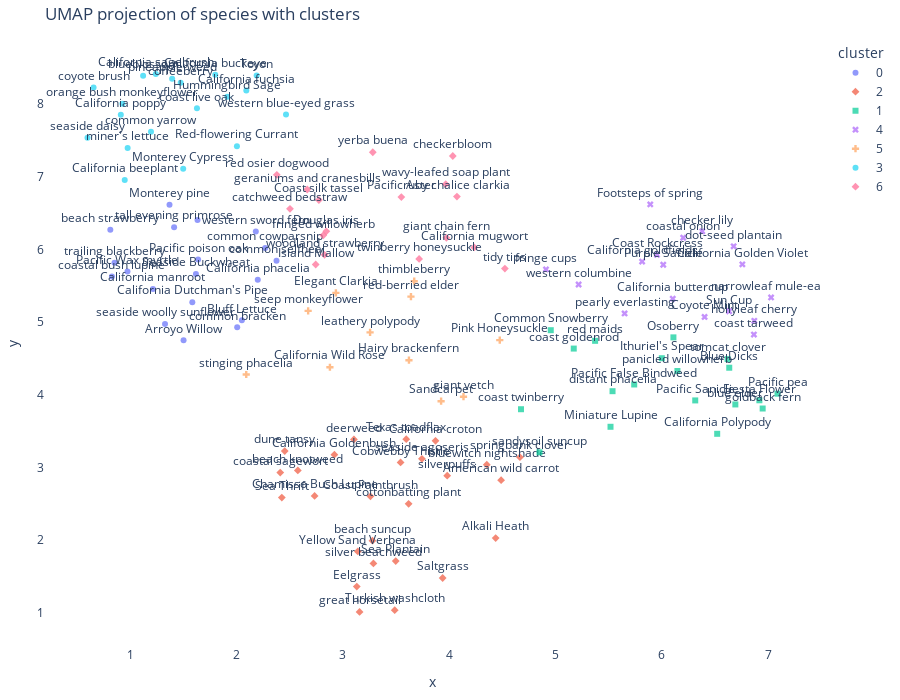

The notebook cell saved with this chart:
### Code cell
from sklearn.cluster import KMeans

n_clusters = 7  # choose how many clusters you want
kmeans = KMeans(n_clusters=n_clusters, random_state=42)
umap_df['cluster'] = kmeans.fit_predict(umap_df[['x', 'y']])
umap_df['cluster'] = umap_df['cluster'].astype(str)

import plotly.express as px

fig = px.scatter(
    umap_df,
    x='x',
    y='y',
    color='cluster',
    symbol='cluster',
    text='species_name',
    hover_name='species_name',
    title='UMAP projection of species with clusters',
    width=900,
    height=700,
    color_continuous_scale=px.colors.qualitative.Safe
)

fig.update_traces(textposition='top center', marker=dict(size=6, opacity=0.7))
fig.update_layout(
    hovermode='closest',
    margin=dict(l=20, r=20, t=40, b=20),
    plot_bgcolor='white'
)

fig.show()
fig.write_html("umap_species_clusters.html")

### Figure 1 — Plotly figure (JSON) as saved in the notebook; plotly's stock layout.template omitted (floating-point values rounded to 4 significant figures)
{"data": [{"hovertemplate": "<b>%{hovertext}</b><br><br>cluster=0<br>x=%{x}<br>y=%{y}<br>species_name=%{text}<extra></extra>", "hovertext": ["", "Arroyo Willow", "Bluff Lettuce", "California Dutchman's Pipe", "California manroot", "California phacelia", "Monterey pine", "Pacific Wax myrtle", "Pacific poison oak", "Seaside Buckwheat", "beach strawberry", "coastal bush lupine", "common bracken", "common cowparsnip", "common selfheal", "seaside woolly sunflower", "tall evening primrose", "trailing blackberry", "western sword fern"], "legendgroup": "0", "marker": {"color": "#636efa", "opacity": 0.7, "size": 6, "symbol": "circle"}, "mode": "markers+text", "name": "0", "orientation": "v", "showlegend": true, "text": ["", "Arroyo Willow", "Bluff Lettuce", "California Dutchman's Pipe", "California manroot", "California phacelia", "Monterey pine", "Pacific Wax myrtle", "Pacific poison oak", "Seaside Buckwheat", "beach strawberry", "coastal bush lupine", "common bracken", "common cowparsnip", "common selfheal", "seaside woolly sunflower", "tall evening primrose", "trailing blackberry", "western sword fern"], "textposition": "top center", "type": "scatter", "x": [1.634, 1.502, 2.051, 1.585, 1.215, 2.2, 1.37, 0.9747, 1.639, 1.619, 0.8136, 0.8289, 2.007, 2.27, 2.377, 1.328, 1.413, 0.8531, 2.182], "xaxis": "x", "y": [6.405, 4.748, 5.024, 5.273, 5.456, 5.581, 6.615, 5.694, 5.861, 5.66, 6.269, 5.627, 4.927, 6.018, 5.843, 4.971, 6.305, 5.817, 6.244], "yaxis": "y"}, {"hovertemplate": "<b>%{hovertext}</b><br><br>cluster=2<br>x=%{x}<br>y=%{y}<br>species_name=%{text}<extra></extra>", "hovertext": ["Alkali Heath", "American wild carrot", "California Goldenbush", "California croton", "Chamisso Bush Lupine", "Coast Paintbrush", "Cobwebby Thistle", "Eelgrass", "Saltgrass", "Sea Plantain", "Sea Thrift", "Texas toadflax", "Turkish washcloth", "Yellow Sand Verbena", "beach knotweed", "beach suncup", "bluewitch nightshade", "coastal sagewort", "cottonbatting plant", "deerweed", "dune tansy", "great horsetail", "seaside agoseris", "silver beachweed", "silverpuffs", "springbank clover"], "legendgroup": "2", "marker": {"color": "#EF553B", "opacity": 0.7, "size": 6, "symbol": "diamond"}, "mode": "markers+text", "name": "2", "orientation": "v", "showlegend": true, "text": ["Alkali Heath", "American wild carrot", "California Goldenbush", "California croton", "Chamisso Bush Lupine", "Coast Paintbrush", "Cobwebby Thistle", "Eelgrass", "Saltgrass", "Sea Plantain", "Sea Thrift", "Texas toadflax", "Turkish washcloth", "Yellow Sand Verbena", "beach knotweed", "beach suncup", "bluewitch nightshade", "coastal sagewort", "cottonbatting plant", "deerweed", "dune tansy", "great horsetail", "seaside agoseris", "silver beachweed", "silverpuffs", "springbank clover"], "textposition": "top center", "type": "scatter", "x": [4.438, 4.489, 2.921, 3.872, 2.735, 3.26, 3.544, 3.132, 3.939, 3.498, 2.427, 3.597, 3.488, 3.141, 2.577, 3.279, 4.354, 2.412, 3.619, 3.105, 2.454, 3.158, 3.744, 3.288, 3.982, 4.666], "xaxis": "x", "y": [2.026, 2.823, 3.174, 3.364, 2.606, 2.601, 3.067, 1.358, 1.477, 1.71, 2.583, 3.387, 1.034, 1.842, 2.957, 1.99, 3.037, 2.928, 2.497, 3.384, 3.223, 1.009, 3.117, 1.676, 2.885, 3.139], "yaxis": "y"}, {"hovertemplate": "<b>%{hovertext}</b><br><br>cluster=1<br>x=%{x}<br>y=%{y}<br>species_name=%{text}<extra></extra>", "hovertext": ["Blue Dicks", "California Polypody", "Common Snowberry", "Fiesta Flower", "Ithuriel's Spear", "Miniature Lupine", "Osoberry", "Pacific False Bindweed", "Pacific Sanicle", "Pacific pea", "blue elder", "coast goldenrod", "coast twinberry", "distant phacelia", "goldback fern", "panicled willowherb", "red maids", "sandysoil suncup", "tomcat clover"], "legendgroup": "1", "marker": {"color": "#00cc96", "opacity": 0.7, "size": 6, "symbol": "square"}, "mode": "markers+text", "name": "1", "orientation": "v", "showlegend": true, "text": ["Blue Dicks", "California Polypody", "Common Snowberry", "Fiesta Flower", "Ithuriel's Spear", "Miniature Lupine", "Osoberry", "Pacific False Bindweed", "Pacific Sanicle", "Pacific pea", "blue elder", "coast goldenrod", "coast twinberry", "distant phacelia", "goldback fern", "panicled willowherb", "red maids", "sandysoil suncup", "tomcat clover"], "textposition": "top center", "type": "scatter", "x": [6.635, 6.521, 4.956, 6.918, 6.001, 5.518, 6.11, 5.741, 6.315, 7.088, 6.692, 5.172, 4.676, 5.537, 6.949, 6.147, 5.373, 4.85, 6.619], "xaxis": "x", "y": [4.37, 3.461, 4.887, 3.922, 4.501, 3.558, 4.788, 4.14, 3.921, 4.013, 3.865, 4.634, 3.799, 4.048, 3.809, 4.325, 4.741, 3.206, 4.489], "yaxis": "y"}, {"hovertemplate": "<b>%{hovertext}</b><br><br>cluster=4<br>x=%{x}<br>y=%{y}<br>species_name=%{text}<extra></extra>", "hovertext": ["California Golden Violet", "California buttercup", "California goldfields", "Coast Rockcress", "Coyote Mint", "Footsteps of spring", "Purple Sanicle", "Sun Cup", "checker lily", "coast tarweed", "coastal onion", "dot-seed plantain", "fringe cups", "hollyleaf cherry", "narrowleaf mule-ears", "pearly everlasting", "western columbine"], "legendgroup": "4", "marker": {"color": "#ab63fa", "opacity": 0.7, "size": 6, "symbol": "x"}, "mode": "markers+text", "name": "4", "orientation": "v", "showlegend": true, "text": ["California Golden Violet", "California buttercup", "California goldfields", "Coast Rockcress", "Coyote Mint", "Footsteps of spring", "Purple Sanicle", "Sun Cup", "checker lily", "coast tarweed", "coastal onion", "dot-seed plantain", "fringe cups", "hollyleaf cherry", "narrowleaf mule-ears", "pearly everlasting", "western columbine"], "textposition": "top center", "type": "scatter", "x": [6.758, 6.103, 5.815, 5.955, 6.403, 5.892, 6.014, 6.634, 6.381, 6.867, 6.202, 6.676, 4.911, 6.87, 7.028, 5.65, 5.218], "xaxis": "x", "y": [5.793, 5.321, 5.831, 5.925, 5.069, 6.619, 5.788, 5.148, 6.248, 4.827, 6.16, 6.042, 5.724, 5.017, 5.338, 5.118, 5.516], "yaxis": "y"}, {"hovertemplate": "<b>%{hovertext}</b><br><br>cluster=5<br>x=%{x}<br>y=%{y}<br>species_name=%{text}<extra></extra>", "hovertext": ["California Wild Rose", "Elegant Clarkia", "Hairy brackenfern", "Pink Honeysuckle", "Sandcarpet", "giant vetch", "leathery polypody", "red-berried elder", "seep monkeyflower", "stinging phacelia", "thimbleberry"], "legendgroup": "5", "marker": {"color": "#FFA15A", "opacity": 0.7, "size": 6, "symbol": "cross"}, "mode": "markers+text", "name": "5", "orientation": "v", "showlegend": true, "text": ["California Wild Rose", "Elegant Clarkia", "Hairy brackenfern", "Pink Honeysuckle", "Sandcarpet", "giant vetch", "leathery polypody", "red-berried elder", "seep monkeyflower", "stinging phacelia", "thimbleberry"], "textposition": "top center", "type": "scatter", "x": [2.879, 2.935, 3.622, 4.476, 3.925, 4.135, 3.257, 3.641, 2.674, 2.092, 3.672], "xaxis": "x", "y": [4.377, 5.401, 4.474, 4.75, 3.91, 3.972, 4.857, 5.349, 5.153, 4.277, 5.561], "yaxis": "y"}, {"hovertemplate": "<b>%{hovertext}</b><br><br>cluster=3<br>x=%{x}<br>y=%{y}<br>species_name=%{text}<extra></extra>", "hovertext": ["California beeplant", "California buckeye", "California fuchsia", "California poppy", "California sagebrush", "Hummingbird Sage", "Monterey Cypress", "Red-flowering Currant", "Toyon", "blueblossom", "coast live oak", "coffeeberry", "common yarrow", "coyote brush", "miner's lettuce", "orange bush monkeyflower", "pineapple-weed", "seaside daisy", "western blue-eyed grass"], "legendgroup": "3", "marker": {"color": "#19d3f3", "opacity": 0.7, "size": 6, "symbol": "circle"}, "mode": "markers+text", "name": "3", "orientation": "v", "showlegend": true, "text": ["California beeplant", "California buckeye", "California fuchsia", "California poppy", "California sagebrush", "Hummingbird Sage", "Monterey Cypress", "Red-flowering Currant", "Toyon", "blueblossom", "coast live oak", "coffeeberry", "common yarrow", "coyote brush", "miner's lettuce", "orange bush monkeyflower", "pineapple-weed", "seaside daisy", "western blue-eyed grass"], "textposition": "top center", "type": "scatter", "x": [0.949, 1.801, 2.092, 0.9123, 1.242, 1.914, 1.499, 2.004, 2.19, 1.122, 1.628, 1.475, 1.196, 0.6561, 0.9765, 0.9277, 1.395, 0.5989, 2.466], "xaxis": "x", "y": [6.953, 8.404, 8.187, 7.852, 8.412, 8.101, 7.111, 7.42, 8.393, 8.389, 7.941, 8.293, 7.618, 8.226, 7.396, 8.003, 8.348, 7.536, 7.855], "yaxis": "y"}, {"hovertemplate": "<b>%{hovertext}</b><br><br>cluster=6<br>x=%{x}<br>y=%{y}<br>species_name=%{text}<extra></extra>", "hovertext": ["California mugwort", "Coast silk tassel", "Douglas iris", "Island Mallow", "Pacific Aster", "catchweed bedstraw", "checkerbloom", "fringed willowherb", "geraniums and cranesbills", "giant chain fern", "red osier dogwood", "ruby chalice clarkia", "tidy tips", "twinberry honeysuckle", "wavy-leafed soap plant", "woodland strawberry", "yerba buena"], "legendgroup": "6", "marker": {"color": "#FF6692", "opacity": 0.7, "size": 6, "symbol": "diamond"}, "mode": "markers+text", "name": "6", "orientation": "v", "showlegend": true, "text": ["California mugwort", "Coast silk tassel", "Douglas iris", "Island Mallow", "Pacific Aster", "catchweed bedstraw", "checkerbloom", "fringed willowherb", "geraniums and cranesbills", "giant chain fern", "red osier dogwood", "ruby chalice clarkia", "tidy tips", "twinberry honeysuckle", "wavy-leafed soap plant", "woodland strawberry", "yerba buena"], "textposition": "top center", "type": "scatter", "x": [4.237, 2.775, 2.845, 2.745, 3.551, 2.503, 4.035, 2.817, 2.666, 3.974, 2.379, 4.073, 4.524, 3.718, 3.968, 2.828, 3.282], "xaxis": "x", "y": [6.026, 6.679, 6.248, 5.791, 6.719, 6.557, 7.285, 6.193, 6.824, 6.159, 7.026, 6.726, 5.736, 5.868, 6.897, 5.924, 7.336], "yaxis": "y"}], "layout": {"height": 700, "hovermode": "closest", "legend": {"title": {"text": "cluster"}, "tracegroupgap": 0}, "margin": {"b": 20, "l": 20, "r": 20, "t": 40}, "plot_bgcolor": "white", "title": {"text": "UMAP projection of species with clusters"}, "width": 900, "xaxis": {"anchor": "y", "domain": [0, 1], "title": {"text": "x"}}, "yaxis": {"anchor": "x", "domain": [0, 1], "title": {"text": "y"}}}}
